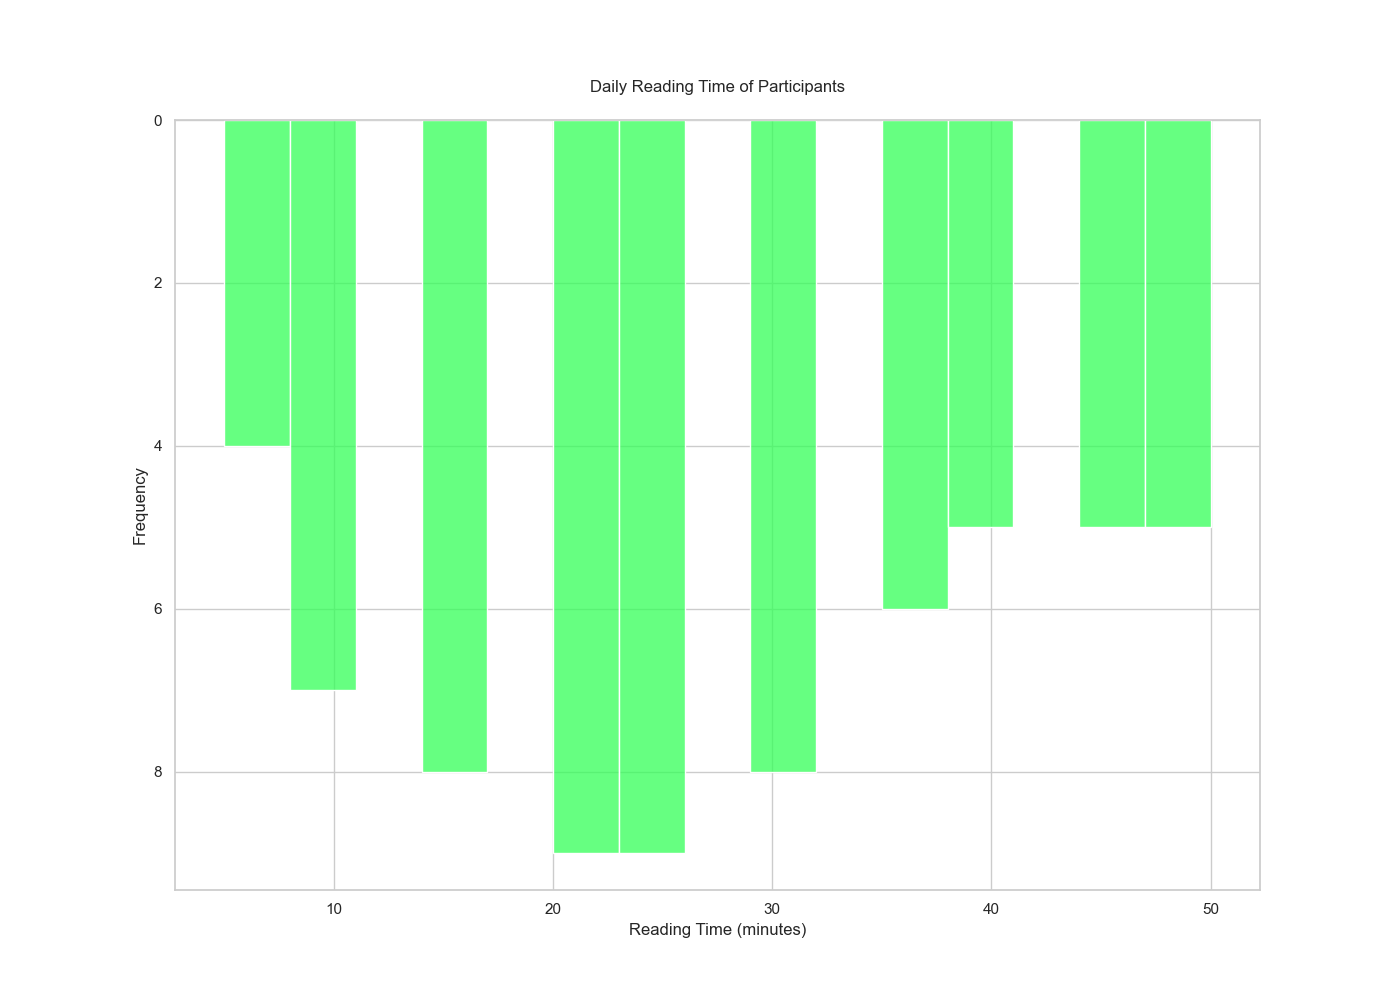

The Python source for this figure:

import pandas as pd
import seaborn as sns
import matplotlib.pyplot as plt

# Data
reading_data = {
    "reading_time": [
        5, 10, 15, 10, 20, 25, 15, 20, 25, 30, 35, 15, 20, 25, 30, 40, 45, 50, 20, 15, 10, 5, 10, 20, 25, 30, 35, 40, 45, 50,
        35, 30, 25, 20, 15, 10, 5, 15, 25, 35, 45, 10, 20, 30, 40, 50, 25, 30, 35, 40, 45, 50, 30, 25, 20, 15, 10, 5, 15, 20, 25, 30, 35, 40, 45, 50
    ]
}

# Create DataFrame
df = pd.DataFrame(data=reading_data)

# Set the style and color palette
sns.set(style="whitegrid")
palette = ["#FF5733", "#33FF57", "#3357FF", "#FF33A6", "#FFBD33"]

# Create the histogram chart
plt.figure(figsize=(14, 10))
sns.histplot(df['reading_time'], kde=False, color="#33FF57", bins=15, binwidth=3)

# Additional styling options
plt.title('Daily Reading Time of Participants', pad=20)
plt.xlabel('Reading Time (minutes)')
plt.ylabel('Frequency')
plt.ylim(0, None)
plt.gca().invert_yaxis()  # Invert the direction of the chart to horizontal

# Save or show the figure
plt.savefig('reading_time_distribution.png')
plt.show()
